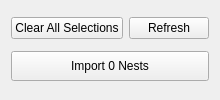
              <widget class="QWidget" name="tab">
               <attribute name="title">
                <string>Nest Directories</string>
               </attribute>
               <layout class="QVBoxLayout" name="verticalLayout_35" stretch="1,0,0">
                <item>
                 <layout class="QVBoxLayout" name="verticalLayout_32">
                  <item>
                   <layout class="QVBoxLayout" name="verticalLayout_33">
                    <property name="spacing">
                     <number>6</number>
                    </property>
                    <property name="leftMargin">
                     <number>0</number>
                    </property>
                    <property name="topMargin">
                     <number>0</number>
                    </property>
                    <property name="rightMargin">
                     <number>0</number>
                    </property>
                    <property name="bottomMargin">
                     <number>0</number>
                    </property>
                   </layout>
                  </item>
                 </layout>
                </item>
                <item>
                 <layout class="QHBoxLayout" name="horizontalLayout_21">
                  <property name="topMargin">
                   <number>0</number>
                  </property>
                  <item>
                   <widget class="QPushButton" name="pushButton_clear_selections_2">
                    <property name="text">
                     <string>Clear All Selections</string>
                    </property>
                    <property name="icon">
                     <iconset theme="edit-clear"/>
                    </property>
                   </widget>
                  </item>
                  <item>
                   <widget class="QPushButton" name="pushButton_refresh_directories_2">
                    <property name="text">
                     <string>Refresh</string>
                    </property>
                    <property name="icon">
                     <iconset theme="emblem-synchronized"/>
                    </property>
                   </widget>
                  </item>
                 </layout>
                </item>
                <item>
                 <widget class="QPushButton" name="pushButton_load_nests_2">
                  <property name="enabled">
                   <bool>true</bool>
                  </property>
                  <property name="minimumSize">
                   <size>
                    <width>0</width>
                    <height>30</height>
                   </size>
                  </property>
                  <property name="toolTip">
                   <string>Will load the selected nests into the nests view on the left.</string>
                  </property>
                  <property name="text">
                   <string>Import 0 Nests</string>
                  </property>
                  <property name="icon">
                   <iconset theme="emblem-symbolic-link"/>
                  </property>
                 </widget>
                </item>
               </layout>
              </widget>
